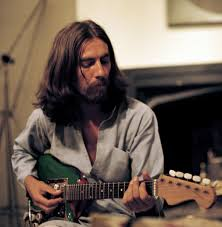
#> input picture やさしいpython/08. chap 10 열외/hoge.jpg, 222 x 227 px
$ jupyter execute 'extra chap - 10.ipynb'
#> lines starting #> are read from the running program, lines starting #| are printed output that depends on the picture
[cell 1]
# ★の部分をかいて完成させてね
import cv2
import numpy as np

try:
    img = cv2.imread('hoge.jpg')
#> img is the input picture: shape (227, 222, 3); mean B, G, R 84.9, 96.1, 111.3

    if img is None:
        print ('ファイルを読み込めません。')
        import sys

    cv2.imshow('img', img)

    cv2.waitKey(0)
    cv2.destroyAllWindows()
except:
    import sys
    print("Error:", sys.exc_info()[0])
    print(sys.exc_info()[1])
    import traceback
    print(traceback.format_tb(sys.exc_info()[2]))

[cell 2]
# ★の部分をかいて完成させてね
import cv2
import numpy as np

try:
    img = cv2.imread('hoge.jpg')

    if img is None:
        print ('ファイルを読み込めません。')
        import sys

    img_array = np.asarray(img)
    h, w, _ = img.shape
#> h = 227; w = 222

    np.random.seed(0)
    data1 = np.random.randint(0,h, 100000)
    data2 = np.random.randint(0,w, 100000)

    img[(data1,data2)] = (0,0,0)
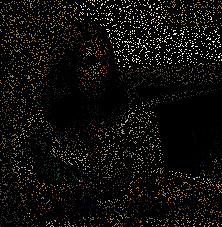
#> img: shape (227, 222, 3); mean B, G, R 11.7, 13.2, 15.3

    cv2.imshow('dst',img)

    cv2.imwrite('hogegray.jpg', img)

    cv2.waitKey(0)
    cv2.destroyAllWindows()
except:
    import sys
    print("Error:", sys.exc_info()[0])
    print(sys.exc_info()[1])
    import traceback
    print(traceback.format_tb(sys.exc_info()[2]))

[cell 3]
# writerow()やwriterows()を使って、九九表をganbare.csvに出力してみてね
#printしたときに、変な空行が入らないようにしてね！

'''
出力例
[1,2,...,8,9]
[2,4,...,16,18]
...
[8,16,...,64,72]
[9,18,...,72,81]
'''

import csv


# ここにかいてね
import numpy as np

ganbare=np.empty([9,9], dtype='int')

for i in range(1,10):
    for y in range(1,10):
        ganbare[i-1][y-1]=str(i*y)

g = open("ganbare.csv", "w",newline="")
w = csv.writer(g)
w.writerows(ganbare)
g.close()

with open('ganbare.csv') as f:
    reader = csv.reader(f)
    l = [row for row in reader]
    for r in l:
        print(r)

[cell 4]
#numpyの二次元配列cを左右反転して、全部５倍にしてね
# 二行が理想、importより下３行が理解できたらめっちゃいい
'''
例
c= [[1,2,3]
    [4,5,6]
    [7,8,9]]
なら
res=[[15,10,5]
    [30,25,20]
    [45,40,35]]
'''
import numpy as np
a=np.array([1,2,3,4,5])
a=a.reshape([5,1])
b=-np.array([1,2,3,4,5])

print("-----a------")
print(a)

print("-----b------")
print(b)

c=a+b
print("-----c------")
print(c)

# ここにかいてね
res=np.flip(c*5,axis=1)
print("-----出力-----")
print(res)

[cell 5]
#問題１をnumpyを使ってやってみてね
#ファイル名はganbare2.csvにしてね
#すでにnumpyでやってたそこの君はコピペでおっけー
import csv
import numpy as np

#ここにかいてね
ganbare2=np.empty([9,9], dtype='int')

for i in range(1,10):
    for y in range(1,10):
        ganbare2[i-1][y-1]=str(i*y)

g = open("ganbare2.csv", "w",newline="")
w = csv.writer(g)
w.writerows(ganbare2)
g.close()


with open('ganbare2.csv') as f:
    print(f.read())
